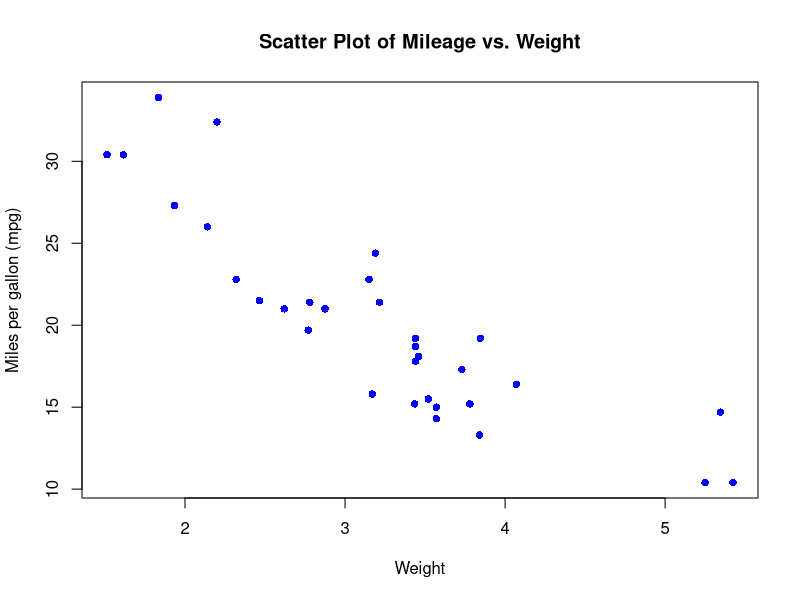
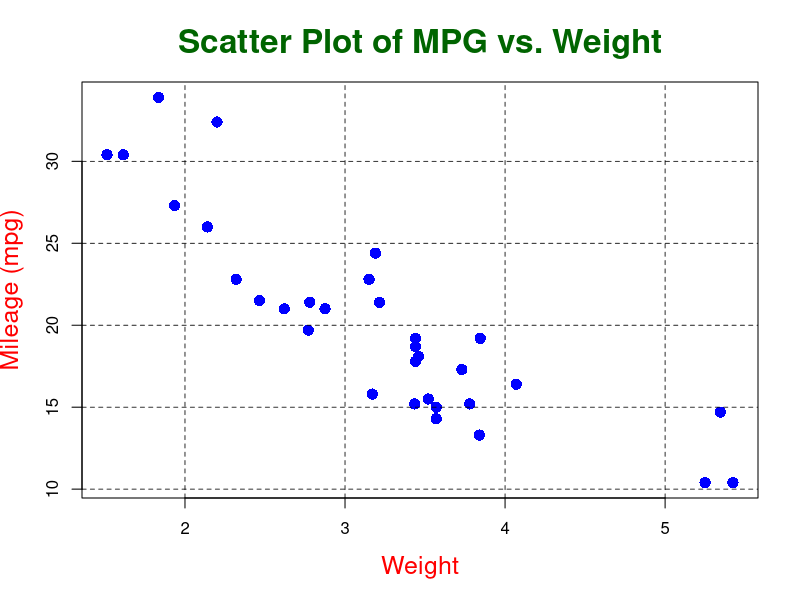
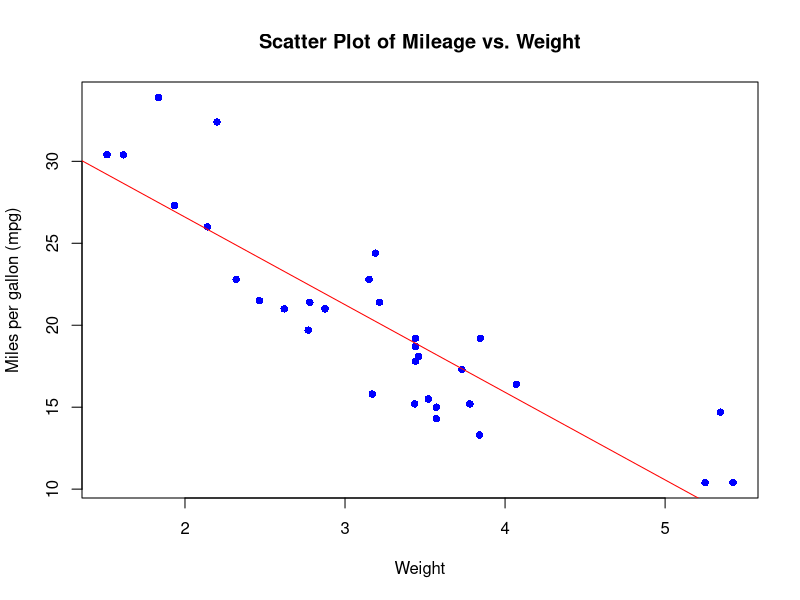
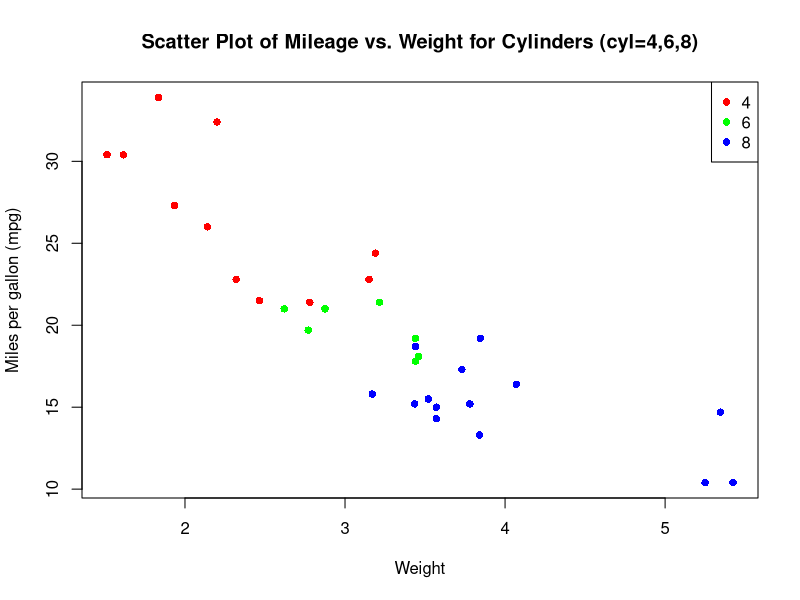
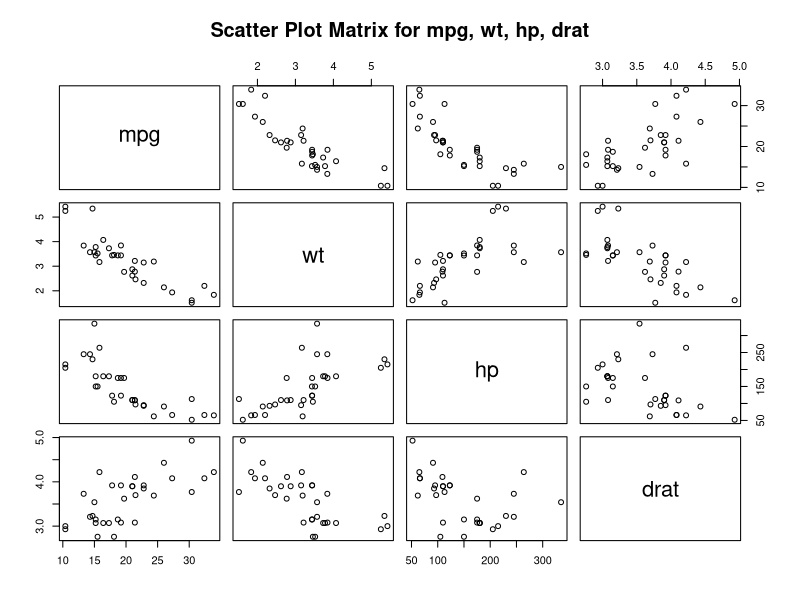
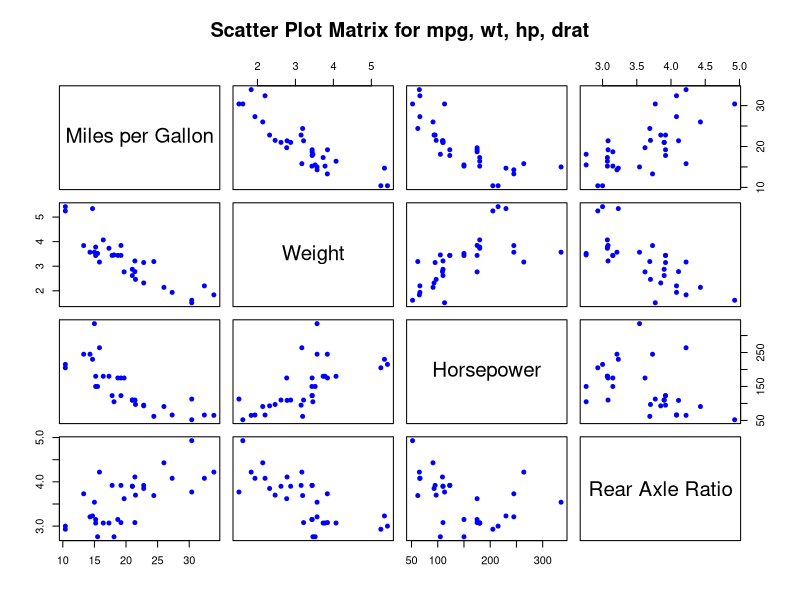
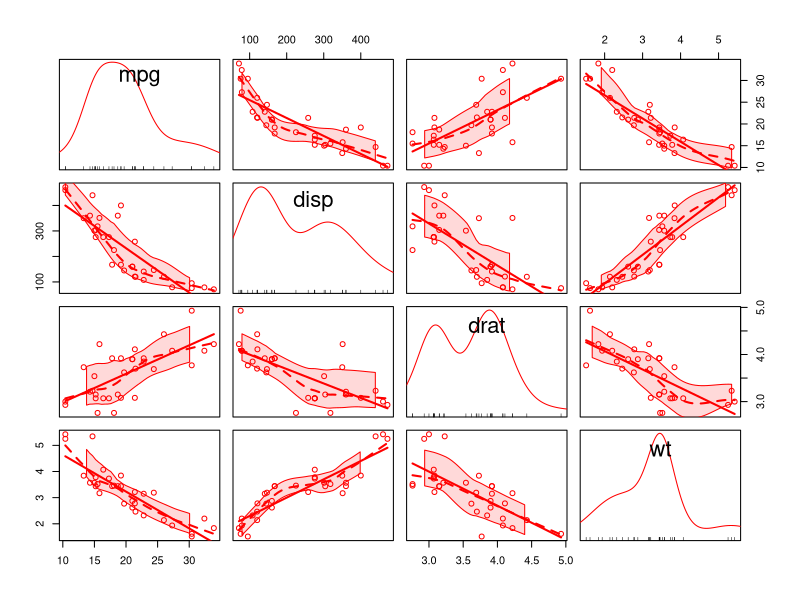
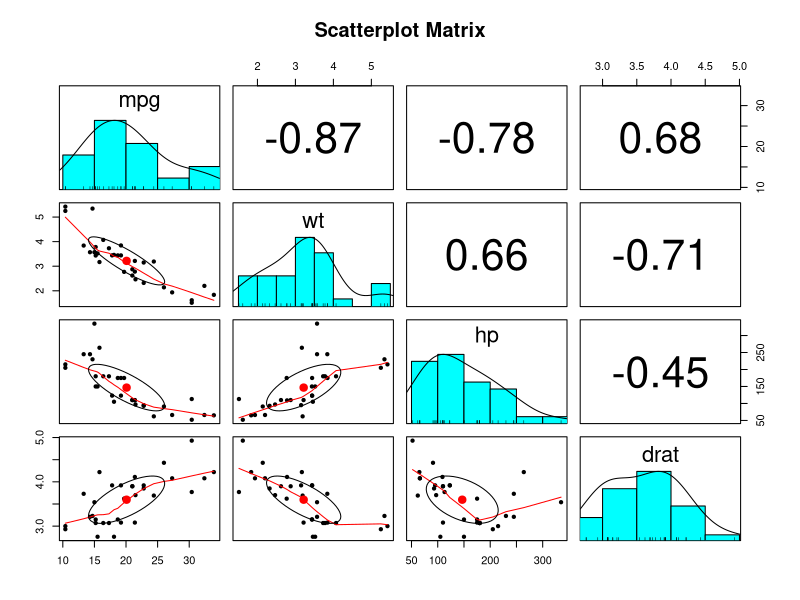

The R source for these figures, in order:
## ---- chunk 1
# Load the required libraries, suppressing annoying startup messages
library(dplyr, quietly = TRUE, warn.conflicts = FALSE)
library(tibble, quietly = TRUE, warn.conflicts = FALSE)
library(knitr, quietly = TRUE, warn.conflicts = FALSE) 
library(ggplot2, quietly = TRUE, warn.conflicts = FALSE)
library(car, quietly = TRUE, warn.conflicts = FALSE) 
library(psych, quietly = TRUE, warn.conflicts = FALSE) 
library(GGally, quietly = TRUE, warn.conflicts = FALSE)

# Read the mtcars dataset into a tibble called tb
data(mtcars)
tb <- as_tibble(mtcars)

# Convert relevant columns into factor variables
tb$cyl <- as.factor(tb$cyl) # cyl = {4,6,8}, number of cylinders
tb$am <- as.factor(tb$am) # am = {0,1}, 0:automatic, 1: manual transmission
tb$vs <- as.factor(tb$vs) # vs = {0,1}, v-shaped engine, 0:no, 1:yes
tb$gear <- as.factor(tb$gear) # gear = {3,4,5}, number of gears

# Directly access the data columns of tb, without tb$mpg
attach(tb)
## ---- chunk 2
# Create a scatter plot of Miles per Gallon (mpg) vs. Weight
plot(wt, 
     mpg, 
     main = "Scatter Plot of Mileage vs. Weight", # Set the title of the plot
     xlab = "Weight",                # Label for the x-axis
     ylab = "Miles per gallon (mpg)",# Label for the y-axis
     pch = 16,                       # Use filled circles as data points
     col = "blue"                    # Set the color of the points to blue
     )
## ---- chunk 3
# Create a scatter plot of Mileage (mpg) vs. Weight
plot(wt, 
     mpg, 
     main = "Scatter Plot of MPG vs. Weight",  # Set the plot title
     xlab = "Weight",        # Label for the x-axis
     ylab = "Mileage (mpg)", # Label for the y-axis
     pch = 16,               # Use filled circles as data points
     cex = 1.5,              # Increase the size of data points
     col = "blue",           # Set the color of data points to blue
     col.lab = "red",        # Set the color of axis labels to red
     cex.lab = 1.5,          # Increase the size of axis labels
     col.main = "darkgreen", # Set the color of the plot title to dark green
     cex.main = 2,           # Increase the size of the plot title
     bg = "gray"             # Set the background color to gray
     )
# Add a grid with black dashed lines of width 0.8
grid(col = "black", 
     lty = "dashed", 
     lwd = 0.8)
## ---- chunk 4
# Create a scatter plot of Miles per gallon (mpg) vs. Weight 
# with blue data points
plot(tb$wt, 
     tb$mpg, 
     main = "Scatter Plot of Mileage vs. Weight",  # Set the plot title
     xlab = "Weight",                  # Label for the x-axis
     ylab = "Miles per gallon (mpg)",  # Label for the y-axis
     pch = 16,                         # Use filled circles as data points
     col = "blue"                      # Set the color of data points to blue
     )

# Fit a linear model to the data
fit <- lm(tb$mpg ~ tb$wt)

# Add a red regression line to the plot
abline(fit, col = "red")
## ---- chunk 5
# Create a scatter plot of Miles per gallon (mpg) vs. Weight, 
# where points are colored by the number of cylinders (cyl)
plot(tb$wt, 
     tb$mpg, 
     main = "Scatter Plot of Mileage vs. Weight for Cylinders (cyl=4,6,8)",
     xlab = "Weight", 
     ylab = "Miles per gallon (mpg)", 
     pch = 16,  # Use filled circles as data points
     col = c("red", "green", "blue")[tb$cyl]  # Color points on cylinders (cyl)
     )

# Add a legend to the top-right corner of the plot
legend("topright", 
       legend = levels(tb$cyl),  # Display legend labels for each cylinder
       col = c("red", "green", "blue"),  # Define colors for the legend
       pch = 16)  # Use filled circles as legend symbols
## ---- chunk 6
# Define the columns we want to include in the scatter plot matrix
columns <- c("mpg", "wt", "hp", "drat")

# Create a scatter plot matrix using the selected columns from the data frame
pairs(tb[, columns], 
      main = "Scatter Plot Matrix for mpg, wt, hp, drat" # Set the title
)
## ---- chunk 7
# Create a scatter plot matrix for the columns "mpg," "wt," "hp," and "drat"
pairs(tb[, c("mpg", "wt", "hp", "drat")],  # Subset the data
      main = "Scatter Plot Matrix for mpg, wt, hp, drat",  # title 
      pch = 19,  # Set the point character (solid circles)
      labels = c("Miles per Gallon", "Weight", "Horsepower", "Rear Axle Ratio"), 
      col = "blue",  # Set point color to blue
      cex = 0.8  # Set the size of the points
      )
## ---- chunk 8
# Load the car package
library(car)

# Create a scatterplot matrix using scatterplotMatrix()
scatterplotMatrix(data = tb,
                  ~ mpg + disp + drat + wt,  # variables 
                  col = c("red"))  # Set the point color to red
## ---- chunk 9
# Load the 'psych' library, which contains the 'pairs.panels()' function
library(psych)

# Create a scatterplot matrix using the 'pairs.panels()' function
# Select the columns "mpg", "wt", "hp", and "drat" 
# Set the main title of the scatterplot matrix to "Scatterplot Matrix"
pairs.panels(tb[, c("mpg", "wt", "hp", "drat")], 
             main = "Scatterplot Matrix")
## ---- chunk 10
# Load the 'GGally' package, which contains the 'ggpairs()' function
library(GGally)

# Create a scatterplot matrix using the 'ggpairs()' function
# Select the columns "mpg", "wt", "hp", and "drat"
ggpairs(tb[, c("mpg", "wt", "hp", "drat")])
